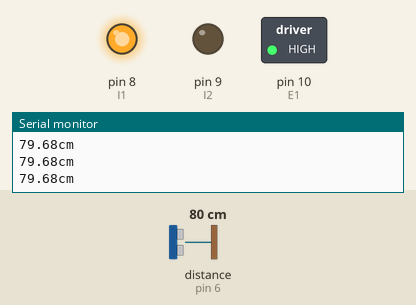
Bench run of a sketch on a simulated Arduino Uno, built with avr-gcc and run on an emulated ATmega328P. Shown: switched loads named in the sketch (green lamp = pin HIGH), output pins drawn as LEDs (lit = HIGH), the last lines printed to the serial monitor. Wiring (inferred from the names in the program): ultrasonic range finder: trigger pin 7; echo pin 6. The test bench sets the inputs (shaded band); at power-on: distance to the obstacle (sensor on pin 6) 80 cm. The echo pulse lasts 58.3 µs per cm; pins used as bus, display or sensor lines are not drawn.

Above: at 1.2 s.
1.3 s: distance to the obstacle (sensor on pin 6) set to 65 cm
2.8 s: distance to the obstacle (sensor on pin 6) set to 54 cm
At 3.1 s:
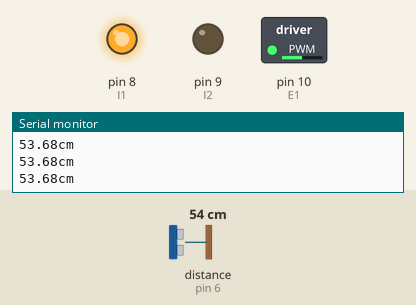
4.3 s: distance to the obstacle (sensor on pin 6) set to 33 cm
5.8 s: distance to the obstacle (sensor on pin 6) set to 27 cm
At 6.6 s:
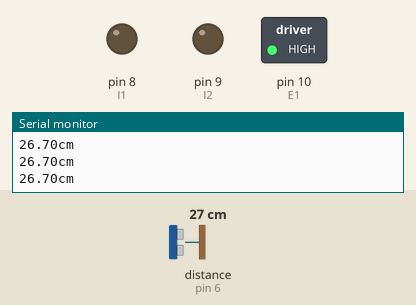
7.3 s: distance to the obstacle (sensor on pin 6) set to 60 cm
At 8.1 s:
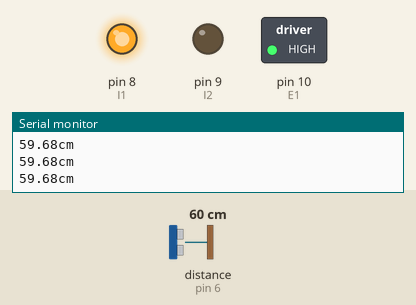
8.8 s: distance to the obstacle (sensor on pin 6) set to 2 cm
At 10.1 s:
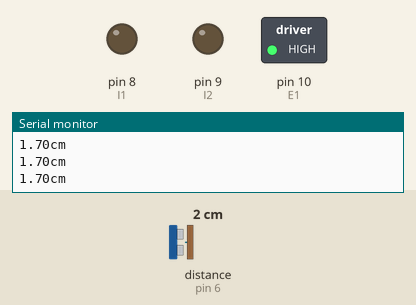
Timing chart, 0 to 11.3 s (numbered marks = the images above; inputs shaded):
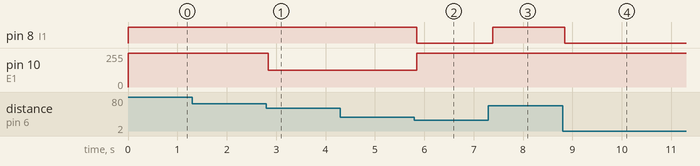

Measured:
- the behaviour switches between 60 and 59 cm on distance to the obstacle (sensor on pin 6) (found by bisection; images 0 and 1)
- the behaviour switches between 31 and 30 cm on distance to the obstacle (sensor on pin 6) (found by bisection; images 1 and 2)
- after the input at 2.8 s, pin 10 (E1): 255/255 → 127/255 at once
- after the input at 5.8 s, pin 8 (I1): HIGH → LOW after 0.05 s; pin 10 (E1): 127/255 → 255/255 after 0.05 s
- after the input at 7.3 s, pin 8 (I1): LOW → HIGH after 0.09 s
- after the input at 8.8 s, pin 8 (I1): HIGH → LOW at once

The sketch:

COCHEDETECTAOBSTACULOSV0.ino
```cpp
#define E1 10  // Enable Pin for motor 1
#define I1 8     // Control pin 1 for motor 1
#define I2 9     // Control pin 2 for motor 1
#define TRIGGER 7 //Pin de sensor Trigger
#define ECHO 6

//Constantes

const float sonido = 34300.0;
const float umbral1 = 60.0;
const float umbral2 = 59.0;
const float umbral3 = 30.0;


void setup()
   {
    Serial.begin(9600);
        for (int i = 8 ; i<11 ; i++)                     // Inicializamos los pines
        pinMode( i, OUTPUT);
        pinMode(TRIGGER, OUTPUT);
        pinMode(ECHO, INPUT);
   }


void loop()
   {
  iniciarTrigger();
  float distancia = calcularDistancia();

      //  pararMotor();
      //  delay (3000);


      //  medioMotor();
      //  delay (3000);
        todoMotor();
     //  delay (3000);

     if (distancia < umbral1)
  {
    // Lanzamos alertas
   velocidadMotor(distancia);
  }
  Serial.print(distancia);
  Serial.print("cm");
  Serial.println();
  delay(100);
  }


  //FUNCION PARAR MOTOR

  void pararMotor()
    {
      digitalWrite(I1, LOW);
      digitalWrite(I2, LOW);
    }

  //FUNCION MOTOR A MEDIA MARCHA
  void medioMotor()
  {
    digitalWrite(I1, HIGH);
    digitalWrite(I2, LOW);
    analogWrite(E1, 127);
  }

  //FUNCION MOTOR A TOPE

 void todoMotor()
  {
    digitalWrite(I1, HIGH);
    digitalWrite(I2, LOW);
    analogWrite(E1, 255);
  }

//FUNCION INICIAR MEDIDOR

  void iniciarTrigger()
{
  digitalWrite(TRIGGER, LOW);
  delayMicroseconds(4);

  digitalWrite(TRIGGER, HIGH);
  delayMicroseconds(10);

  digitalWrite(TRIGGER, LOW);
}


// FUNCION CALCULAR DISTANCIA

float calcularDistancia()

{
  unsigned long tiempo = pulseIn(ECHO, HIGH);
  float distancia = tiempo * 0.000001 * sonido / 2.0;
  return distancia;
}

// FUNCION DIRECCION MOTOR

void velocidadMotor(float distancia)
{
  if (distancia < umbral1 && distancia >= umbral2)
  {
    // TODO MOTOR
    todoMotor();
  }
  else if (distancia < umbral2 && distancia > umbral3)
  {
    // motor a medias
    medioMotor();
  }
  else if (distancia <= umbral3)
  {
    // paramos motor
    pararMotor();
  }
}
```
